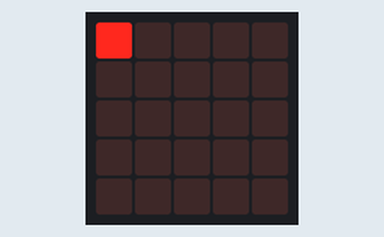
This program was run on a simulated BBC micro:bit (MakeCode). Shown: the board's 5×5 LED display.

Above: at 0.15 s.
At 0.65 s:
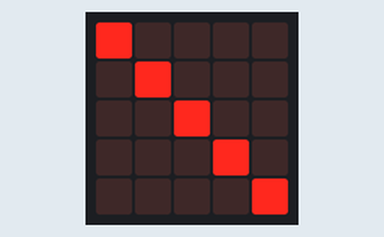
At 1.05 s:
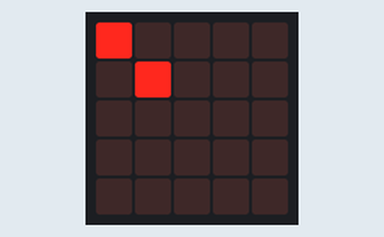
At 1.67 s:
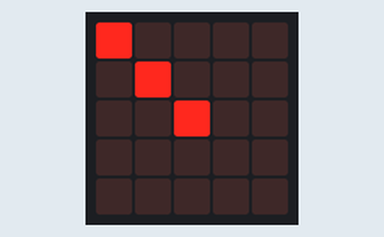

Measured:
- by itself, everything shown: repeats every 1.3 s, in 10 steps

The program:

main.ts
```typescript
let posX = -1
let posY = -1
basic.forever(function () {
    for (let index = 0; index < 6; index++) {
        led.plot(posX, posY)
        posX += 1
        posY += 1
        basic.pause(100)
    }
    basic.pause(100)
    for (let index = 0; index < 6; index++) {
        led.toggle(posX, posY)
        posX += -1
        posY += -1
        basic.pause(100)
    }
})
```

test.ts
```typescript
// aquí va el archivo "tests"; esto no se compilará cuando este paquete se utilice como una extensión.
```
